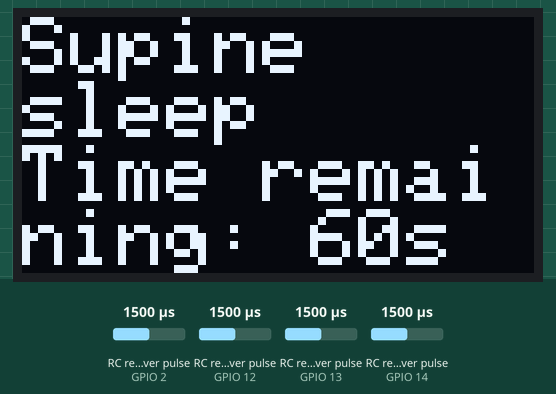
This program was run on a simulated ESP32. Parts: 128×64 one-colour display. Wiring (inferred from the names in the program): 4 × RC receiver channel: data GPIO 2 / data GPIO 12 / data GPIO 13 / data GPIO 14. Inputs (shaded band) come from the test bench; at power-on: RC receiver pulse (sensors on GPIO 2, GPIO 12, GPIO 13, GPIO 14) 1500 µs. What the program prints to the serial monitor is not drawn.

Above: at 0.1 s.
At 4.3 s:
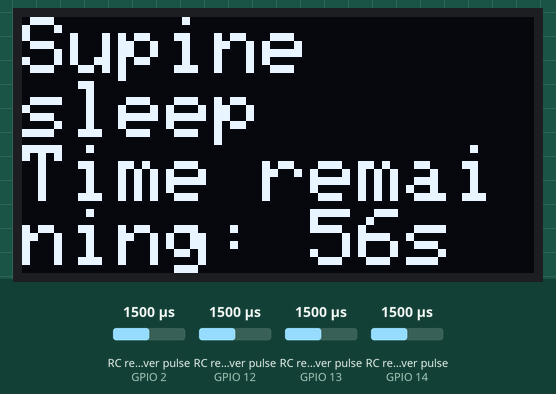
At 9.5 s:
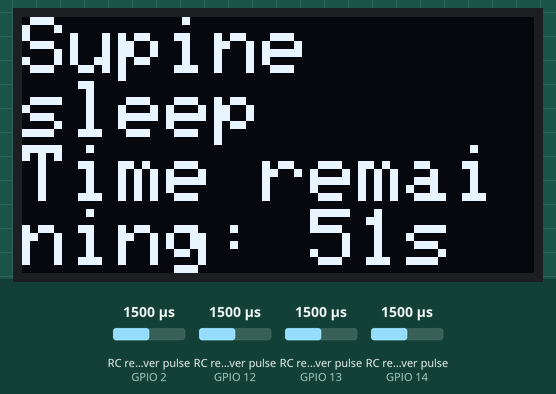
At 18.8 s:
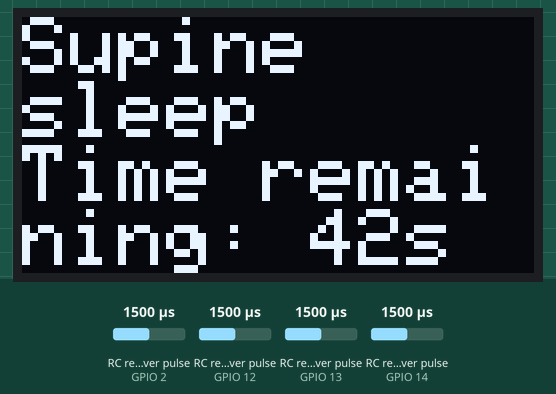
At 28.1 s:
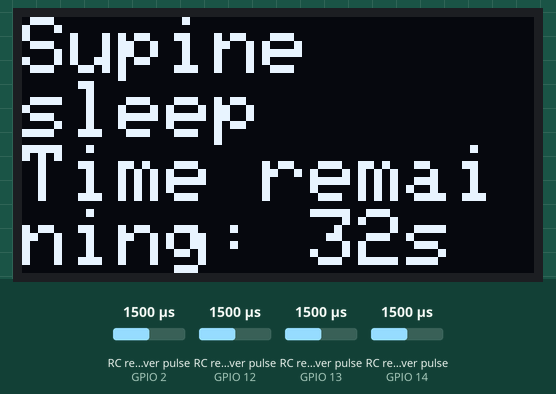
At 38.5 s:
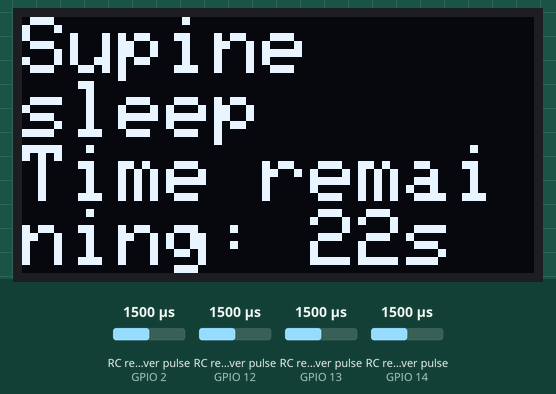

The program:

main.cpp
```cpp
// 引入头文件
#include <Arduino.h>
#include <Wire.h>
#include <Adafruit_SSD1306.h>
#include <Adafruit_GFX.h>

// 宏定义GPIO引脚
#define FRQ_CNT_GPIO_CHN0 2
#define FRQ_CNT_GPIO_CHN1 12
#define FRQ_CNT_GPIO_CHN2 14
#define FRQ_CNT_GPIO_CHN3 13

// 宏定义频率波动阈值（待确定）
#define FREQUENCY_THRESHOLD_CHN0 200
#define FREQUENCY_THRESHOLD_CHN1 250
#define FREQUENCY_THRESHOLD_CHN2 200
#define FREQUENCY_THRESHOLD_CHN3 800

// 宏定义标准差阈值（待确定）
#define SD_THRESHOLD 150

// 定义是否已经读取过初始频率
bool hasReadInitialFrequency = false;

// 定义全局变量
double BASIC_FREQUENCY_CHN0 = 0;
double BASIC_FREQUENCY_CHN1 = 0;
double BASIC_FREQUENCY_CHN2 = 0;
double BASIC_FREQUENCY_CHN3 = 0;

double BASIC_FREQUENCY_SUPINE_CHN0;
double BASIC_FREQUENCY_SUPINE_CHN1;
double BASIC_FREQUENCY_SUPINE_CHN2;
double BASIC_FREQUENCY_SUPINE_CHN3;

double FrqValue_CHN0;
double FrqValue_CHN1;
double FrqValue_CHN2;
double FrqValue_CHN3;

double TimeInterval;

unsigned int CountingValue_CHN0;
unsigned int CountingValue_CHN1;
unsigned int CountingValue_CHN2;
unsigned int CountingValue_CHN3;

unsigned long lastCorrectionTime = 0;

double calibration_factors[4] = {1, 1, 1, 1};

// 声明OLED显示屏对象
Adafruit_SSD1306 display(128, 64, &Wire);

// 封装显示函数
void displayText(String text, int time_remaining){
  Serial.println(text);
  display.clearDisplay();
  display.setTextSize(2);
  display.setTextColor(WHITE);
  display.setCursor(0, 0);
  display.println(text);
  display.println("sleep");
  display.println("Time remaining: " + String(time_remaining) + "s");
  display.display();
}

// 每隔1秒计算一次频率
void TaskFrqMeter(void *ptParam) {
  while(1) {
    FrqValue_CHN0 = (double)CountingValue_CHN0 / TimeInterval / 2;
    FrqValue_CHN1 = (double)CountingValue_CHN1 / TimeInterval / 2;
    FrqValue_CHN2 = (double)CountingValue_CHN2 / TimeInterval / 2;
    FrqValue_CHN3 = (double)CountingValue_CHN3 / TimeInterval / 2;
    CountingValue_CHN0 = 0;
    CountingValue_CHN1 = 0;
    CountingValue_CHN2 = 0;
    CountingValue_CHN3 = 0;
    // 转换成ms为单位
    vTaskDelay((unsigned int)(1000* TimeInterval));
    }
}


// 每秒输出一次频率
void TaskUART0(void *ptParam) {
  Serial.begin(115200);

  while(1) {
    Serial.println("Channel 0: " + String(FrqValue_CHN0) + " Hz");
    Serial.println("Channel 1: " + String(FrqValue_CHN1) + " Hz");
    Serial.println("Channel 2: " + String(FrqValue_CHN2) + " Hz");
    Serial.println("Channel 3: " + String(FrqValue_CHN3) + " Hz");

    vTaskDelay(1000);
  }
}


// 中断服务函数
void PulseCountingChn0(void) {
  CountingValue_CHN0 = CountingValue_CHN0 + 1;
}

void PulseCountingChn1(void) {
  CountingValue_CHN1 = CountingValue_CHN1 + 1;
}

void PulseCountingChn2(void) {
  CountingValue_CHN2 = CountingValue_CHN2 + 1;
}

void PulseCountingChn3(void) {
  CountingValue_CHN3 = CountingValue_CHN3 + 1;
}


void setup() {
  // 初始化GPIO
  TimeInterval = 1;
  FrqValue_CHN0 = 0;
  FrqValue_CHN1 = 0;
  FrqValue_CHN2 = 0;
  FrqValue_CHN3 = 0;
  CountingValue_CHN0 = 0;
  CountingValue_CHN1 = 0;
  CountingValue_CHN2 = 0;
  CountingValue_CHN3 = 0;

  pinMode(FRQ_CNT_GPIO_CHN0, INPUT);
  pinMode(FRQ_CNT_GPIO_CHN1, INPUT);
  pinMode(FRQ_CNT_GPIO_CHN2, INPUT);
  pinMode(FRQ_CNT_GPIO_CHN3, INPUT);

  attachInterrupt(FRQ_CNT_GPIO_CHN0, PulseCountingChn0, CHANGE);
  attachInterrupt(FRQ_CNT_GPIO_CHN1, PulseCountingChn1, CHANGE);
  attachInterrupt(FRQ_CNT_GPIO_CHN2, PulseCountingChn2, CHANGE);
  attachInterrupt(FRQ_CNT_GPIO_CHN3, PulseCountingChn3, CHANGE);

  xTaskCreatePinnedToCore(TaskFrqMeter, "Task FrqMeter", 2048, NULL, 1, NULL, 1);
  xTaskCreatePinnedToCore(TaskUART0, "Task UART0", 2048, NULL, 1, NULL, 1);

  //初始化OLED显示屏
  if (!display.begin(SSD1306_SWITCHCAPVCC, 0x3C)) {
    Serial.println(F("SSD1306 allocation failed"));
    for (;;);
  }
}


void loop(){
  if (!hasReadInitialFrequency && millis() >= 15000)  // 如果还没有读取过初始频率，并且已经过去15s
  {
    BASIC_FREQUENCY_CHN0 = FrqValue_CHN0;
    BASIC_FREQUENCY_CHN1 = FrqValue_CHN1;
    BASIC_FREQUENCY_CHN2 = FrqValue_CHN2;
    BASIC_FREQUENCY_CHN3 = FrqValue_CHN3;
    BASIC_FREQUENCY_SUPINE_CHN0 = BASIC_FREQUENCY_CHN0 - 50;
    BASIC_FREQUENCY_SUPINE_CHN1 = BASIC_FREQUENCY_CHN1 - 50;
    BASIC_FREQUENCY_SUPINE_CHN2 = BASIC_FREQUENCY_CHN2 - 50;
    BASIC_FREQUENCY_SUPINE_CHN3 = BASIC_FREQUENCY_CHN3 - 50;
    hasReadInitialFrequency = true;  // 标记已经读取过初始频率
  }

  unsigned long currentTime = millis();
  if (currentTime - lastCorrectionTime >= 60000) { // 检查是否已经过了30s
    // 进行基准电容值修正
    BASIC_FREQUENCY_CHN0 = FrqValue_CHN0;
    BASIC_FREQUENCY_CHN1 = FrqValue_CHN1;
    BASIC_FREQUENCY_CHN2 = FrqValue_CHN2;
    BASIC_FREQUENCY_CHN3 = FrqValue_CHN3;
    BASIC_FREQUENCY_SUPINE_CHN0 = BASIC_FREQUENCY_CHN0 - 50;
    BASIC_FREQUENCY_SUPINE_CHN1 = BASIC_FREQUENCY_CHN1 - 50;
    BASIC_FREQUENCY_SUPINE_CHN2 = BASIC_FREQUENCY_CHN2 - 50;
    BASIC_FREQUENCY_SUPINE_CHN3 = BASIC_FREQUENCY_CHN3 - 50;

    lastCorrectionTime = currentTime; // 更新上次修正的时间
  }

  // 计算距离下次修正的剩余时间（秒）
  int remainingTime = 60 - (currentTime - lastCorrectionTime) / 1000;

  //屏幕设置
  display.clearDisplay();
  display.setTextSize(1);
  display.setTextColor(WHITE);
  display.setCursor(0, 0);

  //用指针将四个频率值存入数组
  double frequencies[4] = {FrqValue_CHN0, FrqValue_CHN1, FrqValue_CHN2, FrqValue_CHN3};

  //计算四个频率值的偏差
  double basic_supine_frequency[4] = {BASIC_FREQUENCY_SUPINE_CHN0, BASIC_FREQUENCY_SUPINE_CHN1, BASIC_FREQUENCY_SUPINE_CHN2, BASIC_FREQUENCY_SUPINE_CHN3};
  double sd = 0;
  for (int i = 0; i < 4; i++){
    sd += pow(frequencies[i] - basic_supine_frequency[i], 2);
  }
  sd = sqrt(sd / 4);

  //输出频率值和标准差
  Serial.println("SD: " + String(sd) + "\n");
  Serial.println("Basic frequency of D2: " + String(BASIC_FREQUENCY_CHN0) + " Hz");
  Serial.println("Basic frequency of D12: " + String(BASIC_FREQUENCY_CHN1) + " Hz");
  Serial.println("Basic frequency of D14: " + String(BASIC_FREQUENCY_CHN2) + " Hz");
  Serial.println("Basic frequency of D13: " + String(BASIC_FREQUENCY_CHN3) + " Hz");
  Serial.println("D2: " + String(BASIC_FREQUENCY_CHN0 - frequencies[0]));
  Serial.println("D12: " + String(BASIC_FREQUENCY_CHN1 - frequencies[1]));
  Serial.println("D14: " + String(BASIC_FREQUENCY_CHN2 - frequencies[2]));
  Serial.println("D13: " + String(BASIC_FREQUENCY_CHN3 - frequencies[3]));

  //定义仰睡状态
  if (sd < SD_THRESHOLD) {
    displayText("Supine", remainingTime);
  }
  else {
    //定义右侧睡眠状态和左侧睡眠状态
    if((BASIC_FREQUENCY_CHN1 - frequencies[1]) > FREQUENCY_THRESHOLD_CHN1 || (BASIC_FREQUENCY_CHN3 - frequencies[3]) > FREQUENCY_THRESHOLD_CHN3){
      displayText("right side", remainingTime);
    }
    else if((BASIC_FREQUENCY_CHN0 - frequencies[0]) > FREQUENCY_THRESHOLD_CHN0 || (BASIC_FREQUENCY_CHN2 - frequencies[2]) > FREQUENCY_THRESHOLD_CHN2){
      displayText("left side", remainingTime);
    }
    else{
      displayText("Supine", remainingTime);
    }
  }
  delay(1000);
}
```

Measured:
- what the display in image 0 shows lasts 1.0 s, from 0.1 s to 1.1 s
